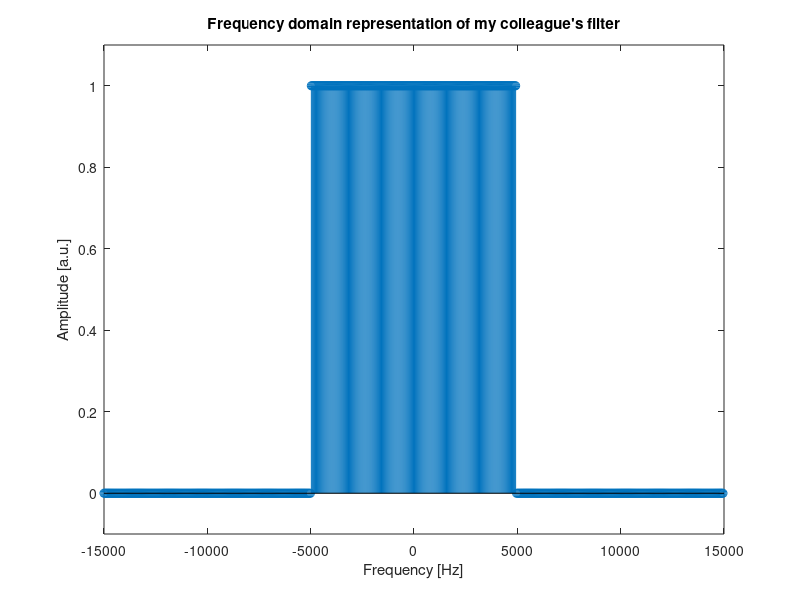
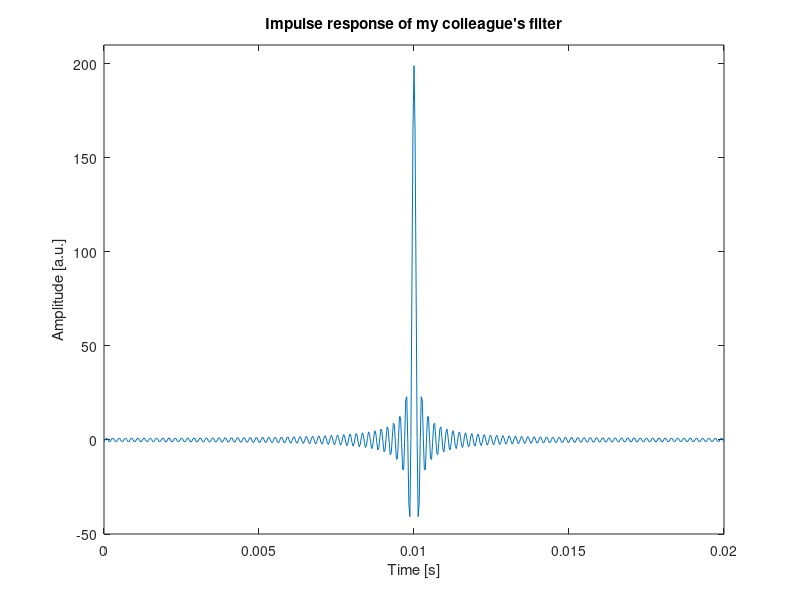
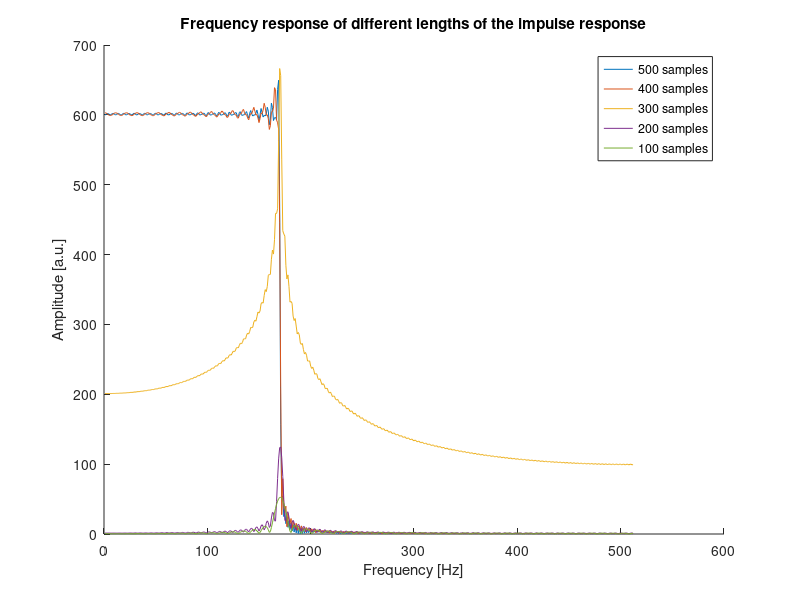

Recreate these plots in MATLAB, in order.
close all; clear;

% The filter passes all frequencies between 0 and 5000 Hz with a gain of
% 0 dB. Thus we construct the frequency domain representation of the filter
% and transform it into time domain to get the impulse response. 

fs = 30000; % Since 1/3 of the normalized frequency is 5000 Hz.

Wp = 1/3; % Fraction of normalized frequencies that passes.

order = 600; % Since the order is the length of the impulse response minus 1.

% Construct the frequency domain filter:
Ypos = [zeros(1,floor((1-Wp) * order/2) +1) ones(1,floor(Wp*order/2))];
Yneg = fliplr(Ypos(1:end-1));

Y = [Ypos Yneg];
freq = -fs/2:fs/(order + 1):fs/2-fs/(order+1);

% Plot frequency domain filter:
figure;
stem(freq, Y);
ylim([-0.1, 1.1])
title("Frequency domain representation of my colleague's filter");
xlabel('Frequency [Hz]');
ylabel('Amplitude [a.u.]');


% Transform into time domain:
y = fft(ifftshift(Y));

% Shift the signal to make it suitable for time domain:
y = fftshift(y);
timeVector = 0:1/fs:order*1/fs;

% Plot impulse response:
figure;
plot(timeVector, y);
ylim([-50, 210])
title("Impulse response of my colleague's filter");
xlabel('Time [s]');
ylabel('Amplitude [a.u.]');

% Reduce impulse response and plot frequency responses:
h500 = freqz(y(1:500));
h400 = freqz(y(1:400));
h300 = freqz(y(1:300));
h200 = freqz(y(1:200));
h100 = freqz(y(1:100));

% Plot the frequency responses:
figure;
hold on;
plot(abs(h500));
plot(abs(h400));
plot(abs(h300));
plot(abs(h200));
plot(abs(h100));
legend('500 samples', '400 samples', '300 samples', '200 samples', '100 samples')
title('Frequency response of different lengths of the impulse response');
xlabel('Frequency [Hz]');
ylabel('Amplitude [a.u.]');
hold off;



